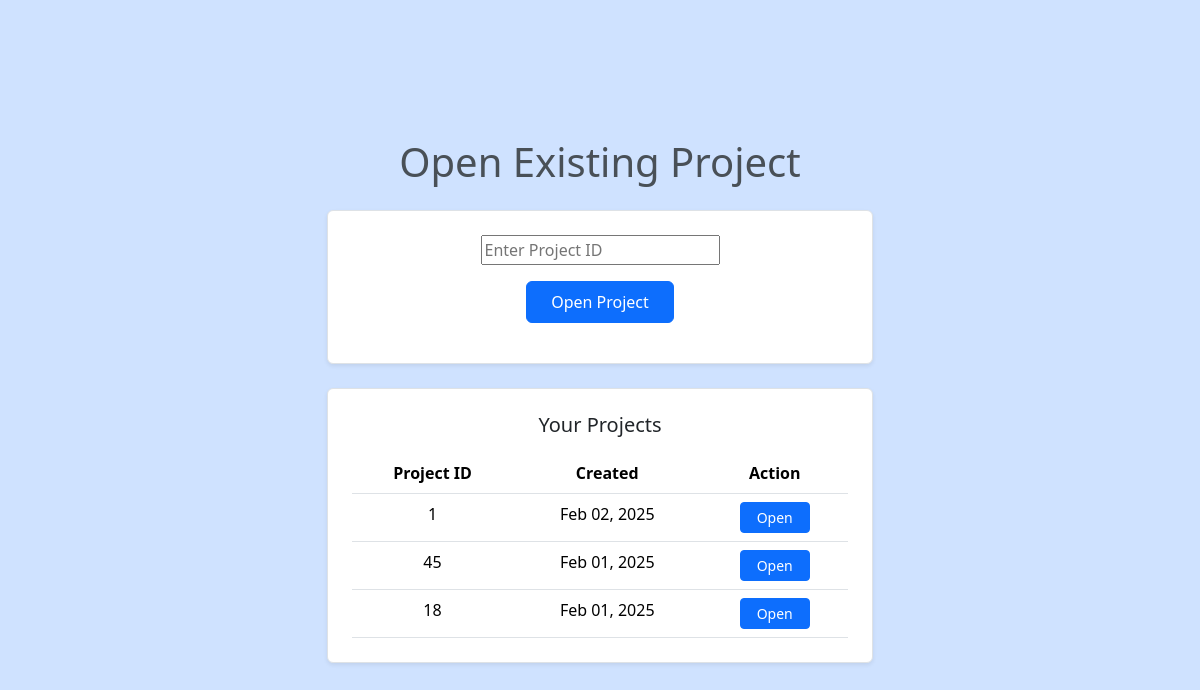
The page /open-project/ (signed in) on the database as committed earlier.
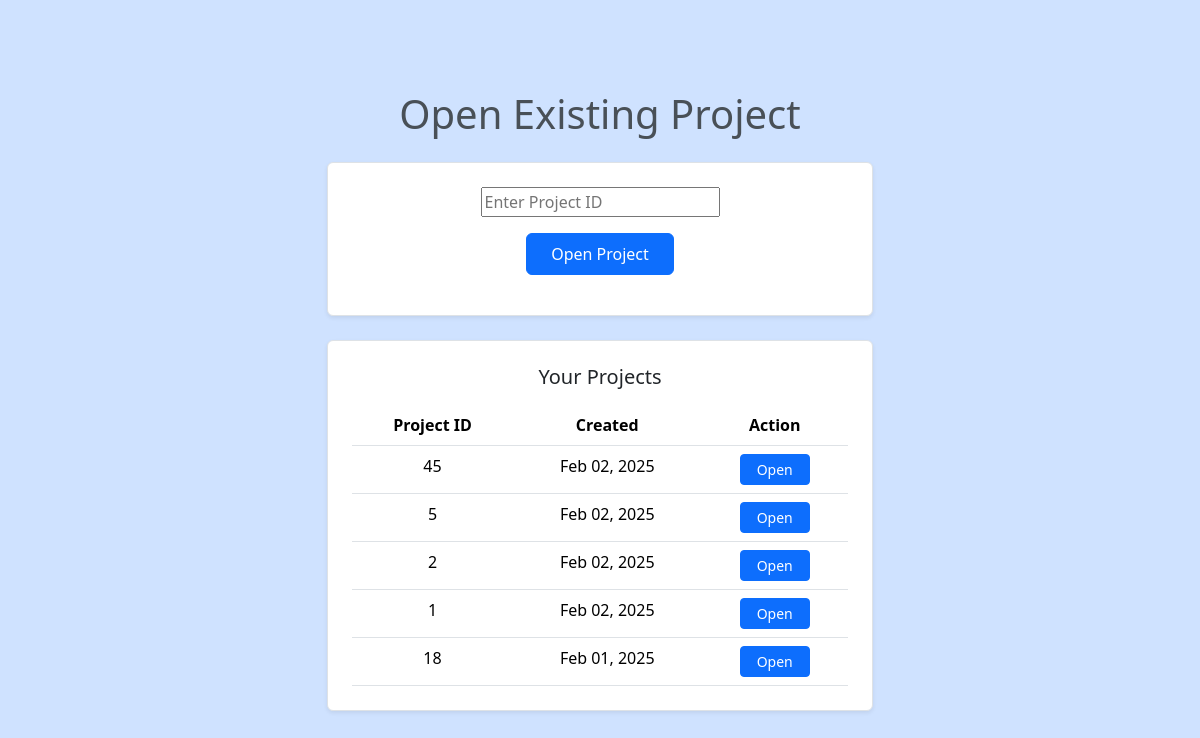
The same page on the database as committed later.
### login/models.py (models this page shows, shortened)
class Project(models.Model):
    project_id = models.CharField(max_length=50, primary_key=True)
    user = models.ForeignKey(UserRegistration, on_delete=models.CASCADE)
    created_at = models.DateTimeField(auto_now_add=True)

### login/views.py (the view)
# urls.py: path('open-project/', views.open_project, name='open-project'),
def open_project(request):
    try:
        user_registration = UserRegistration.objects.get(userid=request.session.get('userid'))
        user_projects = Project.objects.filter(user=user_registration).order_by('-created_at')
    except UserRegistration.DoesNotExist:
        messages.error(request, 'User not found. Please log in again.')
        return redirect('login')
    if request.method == 'POST':
        form = OpenProjectForm(request.POST)
        if form.is_valid():
            project_id = form.cleaned_data['project_id']
            try:
                project = Project.objects.get(project_id=project_id)
                return redirect('dashboard', project_id=project_id)
            except Project.DoesNotExist:
                messages.error(request, 'Project ID does not exist')
                return render(request, 'open_project.html', {
                    'form': form,
                    'user_projects': user_projects
                })
    else:
        form = OpenProjectForm()
    return render(request, 'open_project.html', {
        'form': form,
        'user_projects': user_projects
    })

### login/forms.py
class OpenProjectForm(forms.Form):
    project_id = forms.CharField(
        max_length= 50,
        required=True,
        widget= forms.TextInput(attrs={'placeholder':'Enter Project ID'})
    )

### login/templates/open_project.html (shortened to what this page needs)
<!DOCTYPE html>
<html lang="en">
<head>
    <link href="https://cdnjs.cloudflare.com/ajax/libs/bootstrap/5.3.2/css/bootstrap.min.css" rel="stylesheet">
</head>
<body class="bg-primary-subtle min-vh-100 d-flex flex-column justify-content-center">
    <div class="container">
        <div class="row justify-content-center">
            <div class="col-12 col-md-8 col-lg-6">
                <h1 class="text-center mb-4 text-light-emphasis">Open Existing Project</h1>
                <div class="border p-4 rounded bg-white shadow-sm mb-4">
                    <form method="POST" class="mb-3">
                        <div class="mb-3 d-flex justify-content-center">
                            {{ form.project_id }}
                        </div>
                        <div class="d-flex justify-content-center">
                            <button type="submit" class="btn btn-primary px-4 py-2" style="--bs-btn-bg: rgb(var(--bs-primary-rgb));">Open Project</button>
                        </div>
                    </form>
                </div>
                {% if user_projects %}
                <div class="border p-4 rounded bg-white shadow-sm">
                    <h5 class="text-center mb-3">Your Projects</h5>
                    <div class="table-responsive">
                        <table class="table table-hover mb-0">
                            <thead>
                                <tr class="text-center">
                                    <th>Project ID</th>
                                    <th>Created</th>
                                    <th>Action</th>
                                </tr>
                            </thead>
                            <tbody>
                                {% for project in user_projects %}
                                    <tr class="text-center">
                                        <td>{{ project.project_id }}</td>
                                        <td>{{ project.created_at|date:"M d, Y" }}</td>
                                        <td>
                                            <a href="{% url 'dashboard' project_id=project.project_id %}"
                                               class="btn btn-primary btn-sm px-3"
                                               style="--bs-btn-bg: rgb(var(--bs-primary-rgb));">
                                                Open
                                            </a>
                                        </td>
                                    </tr>
                                {% endfor %}
                            </tbody>
                        </table>
                    </div>
                </div>
                {% endif %}
            </div>
        </div>
    </div>
</body>
</html>

Rows that differ between the two databases and show on the page:
changed Project id 45: created_at "Feb 01, 2025" → "Feb 02, 2025"; moves up the list
added Project: project_id "5", created_at "Feb 02, 2025"
added Project: project_id "2", created_at "Feb 02, 2025"
